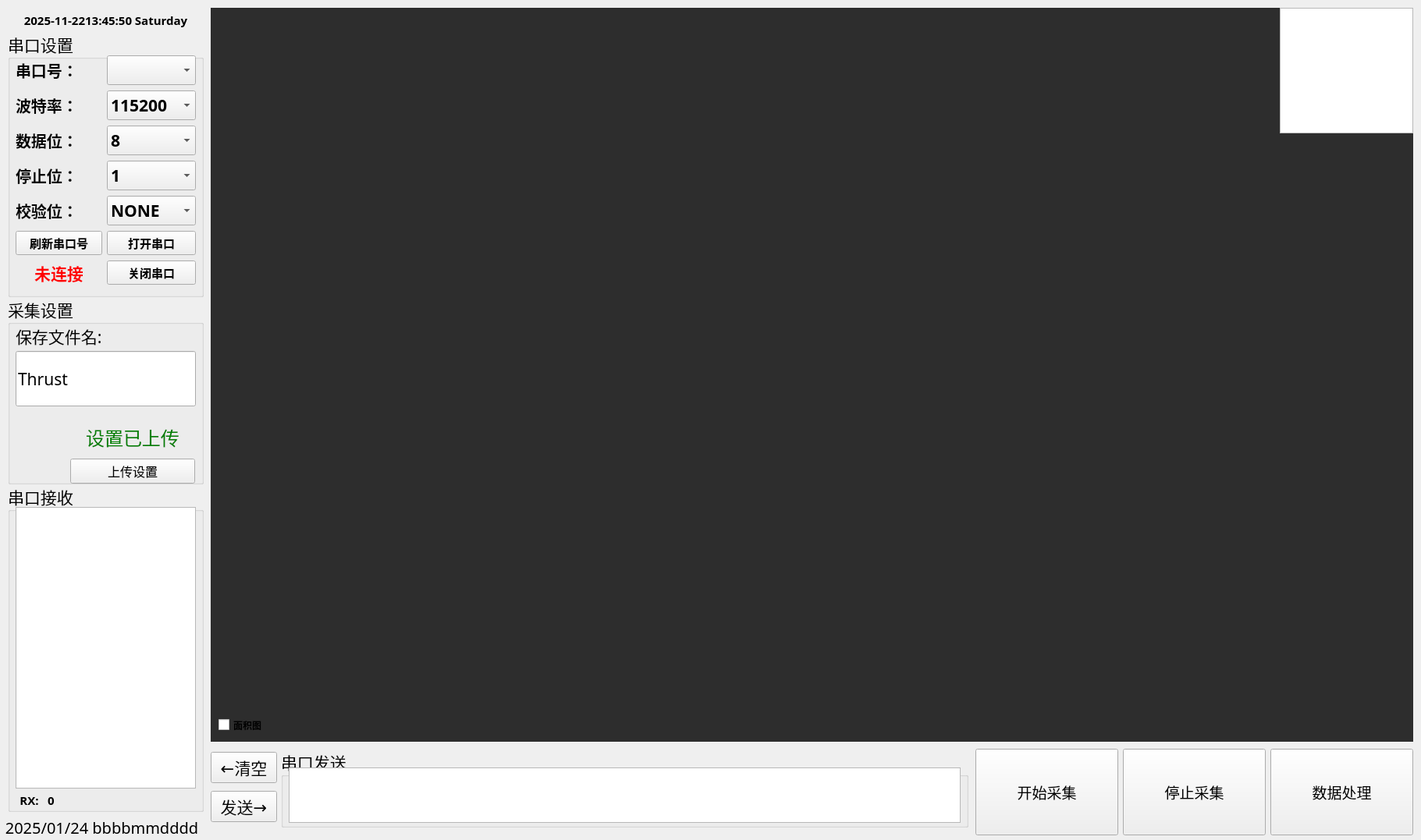
<?xml version="1.0" encoding="UTF-8"?>
<ui version="4.0">
 <class>Choose</class>
 <widget class="QWidget" name="Choose">
  <property name="geometry">
   <rect>
    <x>0</x>
    <y>0</y>
    <width>1821</width>
    <height>1077</height>
   </rect>
  </property>
  <property name="minimumSize">
   <size>
    <width>1821</width>
    <height>1077</height>
   </size>
  </property>
  <property name="maximumSize">
   <size>
    <width>1821</width>
    <height>1077</height>
   </size>
  </property>
  <property name="windowTitle">
   <string>Receive</string>
  </property>
  <property name="styleSheet">
   <string notr="true"/>
  </property>
  <widget class="QWidget" name="widget" native="true">
   <property name="geometry">
    <rect>
     <x>-10</x>
     <y>0</y>
     <width>1851</width>
     <height>1101</height>
    </rect>
   </property>
   <property name="minimumSize">
    <size>
     <width>1511</width>
     <height>1041</height>
    </size>
   </property>
   <property name="font">
    <font>
     <bold>true</bold>
    </font>
   </property>
   <property name="styleSheet">
    <string notr="true">QWidget#widget
{
	border-image: url(:/Welcom/screen.png);
}</string>
   </property>
   <widget class="QGroupBox" name="groupBox_serialsend">
    <property name="geometry">
     <rect>
      <x>370</x>
      <y>960</y>
      <width>881</width>
      <height>101</height>
     </rect>
    </property>
    <property name="font">
     <font>
      <family>Maple Mono NF CN</family>
      <pointsize>16</pointsize>
      <bold>false</bold>
     </font>
    </property>
    <property name="styleSheet">
     <string notr="true"/>
    </property>
    <property name="title">
     <string>串口发送</string>
    </property>
    <widget class="QTextEdit" name="textEdit_serialsend">
     <property name="geometry">
      <rect>
       <x>10</x>
       <y>24</y>
       <width>861</width>
       <height>71</height>
      </rect>
     </property>
     <property name="font">
      <font>
       <family>Share-TechMono</family>
       <pointsize>20</pointsize>
      </font>
     </property>
     <property name="styleSheet">
      <string notr="true"/>
     </property>
     <property name="html">
      <string>&lt;!DOCTYPE HTML PUBLIC &quot;-//W3C//DTD HTML 4.0//EN&quot; &quot;http://www.w3.org/TR/REC-html40/strict.dtd&quot;&gt;
&lt;html&gt;&lt;head&gt;&lt;meta name=&quot;qrichtext&quot; content=&quot;1&quot; /&gt;&lt;meta charset=&quot;utf-8&quot; /&gt;&lt;style type=&quot;text/css&quot;&gt;
p, li { white-space: pre-wrap; }
hr { height: 1px; border-width: 0; }
li.unchecked::marker { content: &quot;\2610&quot;; }
li.checked::marker { content: &quot;\2612&quot;; }
&lt;/style&gt;&lt;/head&gt;&lt;body style=&quot; font-family:'Share-TechMono'; font-size:20pt; font-weight:400; font-style:normal;&quot;&gt;
&lt;p style=&quot;-qt-paragraph-type:empty; margin-top:0px; margin-bottom:0px; margin-left:0px; margin-right:0px; -qt-block-indent:0; text-indent:0px;&quot;&gt;&lt;br /&gt;&lt;/p&gt;&lt;/body&gt;&lt;/html&gt;</string>
     </property>
    </widget>
   </widget>
   <widget class="QGroupBox" name="groupBox_serialreceive">
    <property name="geometry">
     <rect>
      <x>20</x>
      <y>620</y>
      <width>251</width>
      <height>421</height>
     </rect>
    </property>
    <property name="font">
     <font>
      <family>Maple Mono NF CN</family>
      <pointsize>16</pointsize>
      <bold>false</bold>
     </font>
    </property>
    <property name="styleSheet">
     <string notr="true"/>
    </property>
    <property name="title">
     <string>串口接收</string>
    </property>
    <widget class="QTextEdit" name="textEdit_serialreceive">
     <property name="geometry">
      <rect>
       <x>10</x>
       <y>30</y>
       <width>231</width>
       <height>361</height>
      </rect>
     </property>
     <property name="font">
      <font>
       <family>Share-TechMono</family>
       <pointsize>20</pointsize>
      </font>
     </property>
     <property name="html">
      <string>&lt;!DOCTYPE HTML PUBLIC &quot;-//W3C//DTD HTML 4.0//EN&quot; &quot;http://www.w3.org/TR/REC-html40/strict.dtd&quot;&gt;
&lt;html&gt;&lt;head&gt;&lt;meta name=&quot;qrichtext&quot; content=&quot;1&quot; /&gt;&lt;meta charset=&quot;utf-8&quot; /&gt;&lt;style type=&quot;text/css&quot;&gt;
p, li { white-space: pre-wrap; }
hr { height: 1px; border-width: 0; }
li.unchecked::marker { content: &quot;\2610&quot;; }
li.checked::marker { content: &quot;\2612&quot;; }
&lt;/style&gt;&lt;/head&gt;&lt;body style=&quot; font-family:'Share-TechMono'; font-size:20pt; font-weight:400; font-style:normal;&quot;&gt;
&lt;p style=&quot;-qt-paragraph-type:empty; margin-top:0px; margin-bottom:0px; margin-left:0px; margin-right:0px; -qt-block-indent:0; text-indent:0px;&quot;&gt;&lt;br /&gt;&lt;/p&gt;&lt;/body&gt;&lt;/html&gt;</string>
     </property>
    </widget>
    <widget class="QWidget" name="layoutWidget">
     <property name="geometry">
      <rect>
       <x>10</x>
       <y>390</y>
       <width>231</width>
       <height>31</height>
      </rect>
     </property>
     <layout class="QHBoxLayout" name="horizontalLayout">
      <item>
       <widget class="QLabel" name="label_rxNumber">
        <property name="maximumSize">
         <size>
          <width>35</width>
          <height>16777215</height>
         </size>
        </property>
        <property name="font">
         <font>
          <family>Maple Mono NF CN</family>
          <pointsize>11</pointsize>
          <bold>true</bold>
         </font>
        </property>
        <property name="text">
         <string>RX:</string>
        </property>
        <property name="alignment">
         <set>Qt::AlignmentFlag::AlignCenter</set>
        </property>
       </widget>
      </item>
      <item>
       <widget class="QLabel" name="label_number">
        <property name="font">
         <font>
          <family>Maple Mono NF CN</family>
          <pointsize>11</pointsize>
          <bold>true</bold>
         </font>
        </property>
        <property name="text">
         <string>0</string>
        </property>
        <property name="alignment">
         <set>Qt::AlignmentFlag::AlignLeading|Qt::AlignmentFlag::AlignLeft|Qt::AlignmentFlag::AlignVCenter</set>
        </property>
       </widget>
      </item>
     </layout>
    </widget>
   </widget>
   <widget class="QGroupBox" name="groupBox">
    <property name="geometry">
     <rect>
      <x>20</x>
      <y>380</y>
      <width>251</width>
      <height>241</height>
     </rect>
    </property>
    <property name="font">
     <font>
      <family>Maple Mono NF CN</family>
      <pointsize>16</pointsize>
      <bold>false</bold>
     </font>
    </property>
    <property name="cursor">
     <cursorShape>ArrowCursor</cursorShape>
    </property>
    <property name="styleSheet">
     <string notr="true"/>
    </property>
    <property name="title">
     <string>采集设置</string>
    </property>
    <widget class="QWidget" name="verticalLayoutWidget_2">
     <property name="geometry">
      <rect>
       <x>80</x>
       <y>160</y>
       <width>160</width>
       <height>80</height>
      </rect>
     </property>
     <layout class="QVBoxLayout" name="verticalLayout_2">
      <item>
       <widget class="QLabel" name="label_remember">
        <property name="font">
         <font>
          <family>Maple Mono NF CN</family>
          <pointsize>18</pointsize>
          <bold>false</bold>
          <kerning>false</kerning>
         </font>
        </property>
        <property name="styleSheet">
         <string notr="true">color:green;</string>
        </property>
        <property name="text">
         <string>设置已上传</string>
        </property>
        <property name="alignment">
         <set>Qt::AlignmentFlag::AlignCenter</set>
        </property>
       </widget>
      </item>
      <item>
       <widget class="QPushButton" name="pushButton_pushSetup">
        <property name="font">
         <font>
          <family>Maple Mono NF CN</family>
          <pointsize>12</pointsize>
          <bold>false</bold>
         </font>
        </property>
        <property name="styleSheet">
         <string notr="true"/>
        </property>
        <property name="text">
         <string>上传设置</string>
        </property>
       </widget>
      </item>
     </layout>
    </widget>
    <widget class="QLabel" name="label_m">
     <property name="geometry">
      <rect>
       <x>10</x>
       <y>20</y>
       <width>151</width>
       <height>61</height>
      </rect>
     </property>
     <property name="font">
      <font>
       <family>Maple Mono NF CN</family>
       <pointsize>16</pointsize>
       <bold>false</bold>
      </font>
     </property>
     <property name="styleSheet">
      <string notr="true">color:rgb(0, 0, 0);</string>
     </property>
     <property name="text">
      <string>保存文件名:</string>
     </property>
    </widget>
    <widget class="QLineEdit" name="lineEdit_m">
     <property name="geometry">
      <rect>
       <x>10</x>
       <y>70</y>
       <width>231</width>
       <height>71</height>
      </rect>
     </property>
     <property name="minimumSize">
      <size>
       <width>0</width>
       <height>61</height>
      </size>
     </property>
     <property name="font">
      <font>
       <family>Maple Mono NF CN</family>
       <pointsize>16</pointsize>
       <bold>false</bold>
      </font>
     </property>
     <property name="styleSheet">
      <string notr="true"/>
     </property>
     <property name="text">
      <string>Thrust</string>
     </property>
    </widget>
   </widget>
   <widget class="QGroupBox" name="groupBox_serial">
    <property name="geometry">
     <rect>
      <x>20</x>
      <y>40</y>
      <width>251</width>
      <height>341</height>
     </rect>
    </property>
    <property name="font">
     <font>
      <family>Maple Mono NF CN</family>
      <pointsize>16</pointsize>
      <bold>false</bold>
     </font>
    </property>
    <property name="autoFillBackground">
     <bool>false</bool>
    </property>
    <property name="styleSheet">
     <string notr="true"/>
    </property>
    <property name="title">
     <string>串口设置</string>
    </property>
    <widget class="QWidget" name="formLayoutWidget_2">
     <property name="geometry">
      <rect>
       <x>10</x>
       <y>30</y>
       <width>231</width>
       <height>301</height>
      </rect>
     </property>
     <layout class="QGridLayout" name="gridLayout_3">
      <item row="0" column="0">
       <widget class="QLabel" name="label_serialport_2">
        <property name="font">
         <font>
          <family>Maple Mono NF CN</family>
          <pointsize>15</pointsize>
          <italic>false</italic>
          <bold>true</bold>
          <underline>false</underline>
          <strikeout>false</strikeout>
         </font>
        </property>
        <property name="styleSheet">
         <string notr="true">color:black;</string>
        </property>
        <property name="text">
         <string>串口号：</string>
        </property>
       </widget>
      </item>
      <item row="0" column="1">
       <widget class="QComboBox" name="comboBox_serialport">
        <property name="font">
         <font>
          <family>Maple Mono NF CN</family>
          <bold>true</bold>
         </font>
        </property>
        <property name="styleSheet">
         <string notr="true"/>
        </property>
       </widget>
      </item>
      <item row="1" column="0">
       <widget class="QLabel" name="label_baudrate_2">
        <property name="font">
         <font>
          <family>Maple Mono NF CN</family>
          <pointsize>15</pointsize>
          <bold>true</bold>
         </font>
        </property>
        <property name="styleSheet">
         <string notr="true">color:black;</string>
        </property>
        <property name="text">
         <string>波特率：</string>
        </property>
       </widget>
      </item>
      <item row="1" column="1">
       <widget class="QComboBox" name="comboBox_baudrate">
        <property name="font">
         <font>
          <family>Maple Mono NF CN</family>
          <bold>true</bold>
         </font>
        </property>
        <property name="styleSheet">
         <string notr="true"/>
        </property>
        <item>
         <property name="text">
          <string>115200</string>
         </property>
        </item>
        <item>
         <property name="text">
          <string>57600</string>
         </property>
        </item>
        <item>
         <property name="text">
          <string>38400</string>
         </property>
        </item>
        <item>
         <property name="text">
          <string>19200</string>
         </property>
        </item>
        <item>
         <property name="text">
          <string>9600</string>
         </property>
        </item>
        <item>
         <property name="text">
          <string>2400</string>
         </property>
        </item>
       </widget>
      </item>
      <item row="2" column="0">
       <widget class="QLabel" name="label_databits_2">
        <property name="font">
         <font>
          <family>Maple Mono NF CN</family>
          <pointsize>15</pointsize>
          <bold>true</bold>
         </font>
        </property>
        <property name="styleSheet">
         <string notr="true">color:black;</string>
        </property>
        <property name="text">
         <string>数据位：</string>
        </property>
       </widget>
      </item>
      <item row="2" column="1">
       <widget class="QComboBox" name="comboBox_databits">
        <property name="font">
         <font>
          <family>Maple Mono NF CN</family>
          <bold>true</bold>
         </font>
        </property>
        <property name="styleSheet">
         <string notr="true"/>
        </property>
        <item>
         <property name="text">
          <string>8</string>
         </property>
        </item>
        <item>
         <property name="text">
          <string>7</string>
         </property>
        </item>
        <item>
         <property name="text">
          <string>6</string>
         </property>
        </item>
        <item>
         <property name="text">
          <string>5</string>
         </property>
        </item>
       </widget>
      </item>
      <item row="3" column="0">
       <widget class="QLabel" name="label_stopbits_2">
        <property name="font">
         <font>
          <family>Maple Mono NF CN</family>
          <pointsize>15</pointsize>
          <bold>true</bold>
         </font>
        </property>
        <property name="styleSheet">
         <string notr="true">color:black;</string>
        </property>
        <property name="text">
         <string>停止位：</string>
        </property>
       </widget>
      </item>
      <item row="3" column="1">
       <widget class="QComboBox" name="comboBox_stopbits">
        <property name="font">
         <font>
          <family>Maple Mono NF CN</family>
          <bold>true</bold>
         </font>
        </property>
        <property name="styleSheet">
         <string notr="true"/>
        </property>
        <item>
         <property name="text">
          <string>1</string>
         </property>
        </item>
        <item>
         <property name="text">
          <string>1.5</string>
         </property>
        </item>
        <item>
         <property name="text">
          <string>2</string>
         </property>
        </item>
       </widget>
      </item>
      <item row="4" column="0">
       <widget class="QLabel" name="label_parity_2">
        <property name="font">
         <font>
          <family>Maple Mono NF CN</family>
          <pointsize>15</pointsize>
          <bold>true</bold>
         </font>
        </property>
        <property name="styleSheet">
         <string notr="true">color:black;</string>
        </property>
        <property name="text">
         <string>校验位：</string>
        </property>
       </widget>
      </item>
      <item row="4" column="1">
       <widget class="QComboBox" name="comboBox_parity">
        <property name="font">
         <font>
          <family>Maple Mono NF CN</family>
          <bold>true</bold>
         </font>
        </property>
        <property name="styleSheet">
         <string notr="true"/>
        </property>
        <item>
         <property name="text">
          <string>NONE</string>
         </property>
        </item>
        <item>
         <property name="text">
          <string>ODD</string>
         </property>
        </item>
        <item>
         <property name="text">
          <string>EVEN</string>
         </property>
        </item>
        <item>
         <property name="text">
          <string>MARK</string>
         </property>
        </item>
        <item>
         <property name="text">
          <string>SPACE</string>
         </property>
        </item>
       </widget>
      </item>
      <item row="5" column="0">
       <widget class="QPushButton" name="pushButton_serialRest">
        <property name="font">
         <font>
          <family>Maple Mono NF CN</family>
          <pointsize>11</pointsize>
          <bold>true</bold>
         </font>
        </property>
        <property name="styleSheet">
         <string notr="true"/>
        </property>
        <property name="text">
         <string>刷新串口号</string>
        </property>
       </widget>
      </item>
      <item row="5" column="1">
       <widget class="QPushButton" name="pushButton_openport">
        <property name="font">
         <font>
          <family>Maple Mono NF CN</family>
          <pointsize>11</pointsize>
          <bold>true</bold>
         </font>
        </property>
        <property name="styleSheet">
         <string notr="true"/>
        </property>
        <property name="text">
         <string>打开串口</string>
        </property>
       </widget>
      </item>
      <item row="6" column="1">
       <widget class="QPushButton" name="pushButton_closeport">
        <property name="font">
         <font>
          <family>Maple Mono NF CN</family>
          <pointsize>11</pointsize>
          <bold>true</bold>
         </font>
        </property>
        <property name="styleSheet">
         <string notr="true"/>
        </property>
        <property name="text">
         <string>关闭串口</string>
        </property>
       </widget>
      </item>
      <item row="6" column="0">
       <widget class="QLabel" name="label_serialConnection">
        <property name="font">
         <font>
          <family>Maple Mono NF CN</family>
          <pointsize>16</pointsize>
          <bold>true</bold>
         </font>
        </property>
        <property name="styleSheet">
         <string notr="true">color:red;</string>
        </property>
        <property name="text">
         <string>未连接</string>
        </property>
        <property name="alignment">
         <set>Qt::AlignmentFlag::AlignCenter</set>
        </property>
       </widget>
      </item>
     </layout>
    </widget>
   </widget>
   <widget class="QChartView" name="chartView" native="true">
    <property name="geometry">
     <rect>
      <x>280</x>
      <y>10</y>
      <width>1541</width>
      <height>941</height>
     </rect>
    </property>
    <property name="font">
     <font>
      <family>Maple Mono NF CN</family>
      <bold>true</bold>
     </font>
    </property>
    <property name="styleSheet">
     <string notr="true">QWidget#chartView
{
	background-color:rgb(45,45,45);
}</string>
    </property>
    <widget class="QCheckBox" name="checkBox">
     <property name="geometry">
      <rect>
       <x>10</x>
       <y>910</y>
       <width>83</width>
       <height>19</height>
      </rect>
     </property>
     <property name="text">
      <string>面积图</string>
     </property>
     <property name="checked">
      <bool>false</bool>
     </property>
     <property name="autoRepeat">
      <bool>false</bool>
     </property>
     <property name="autoExclusive">
      <bool>false</bool>
     </property>
     <property name="tristate">
      <bool>false</bool>
     </property>
    </widget>
    <widget class="QGraphicsView" name="graphicsView">
     <property name="geometry">
      <rect>
       <x>1370</x>
       <y>0</y>
       <width>171</width>
       <height>161</height>
      </rect>
     </property>
     <property name="styleSheet">
      <string notr="true">border-image: url(:/Welcom/hair.png);</string>
     </property>
    </widget>
    <zorder>graphicsView</zorder>
    <zorder>checkBox</zorder>
   </widget>
   <widget class="QWidget" name="verticalLayoutWidget">
    <property name="geometry">
     <rect>
      <x>280</x>
      <y>960</y>
      <width>85</width>
      <height>100</height>
     </rect>
    </property>
    <layout class="QVBoxLayout" name="verticalLayout">
     <item>
      <widget class="QPushButton" name="pushButton_clearserialreceive">
       <property name="font">
        <font>
         <family>Maple Mono NF CN</family>
         <pointsize>16</pointsize>
         <bold>false</bold>
        </font>
       </property>
       <property name="styleSheet">
        <string notr="true"/>
       </property>
       <property name="text">
        <string>←清空</string>
       </property>
      </widget>
     </item>
     <item>
      <widget class="QPushButton" name="pushButton_serialsend">
       <property name="font">
        <font>
         <family>Maple Mono NF CN</family>
         <pointsize>16</pointsize>
         <bold>false</bold>
        </font>
       </property>
       <property name="styleSheet">
        <string notr="true"/>
       </property>
       <property name="text">
        <string>发送→</string>
       </property>
      </widget>
     </item>
    </layout>
   </widget>
   <widget class="QLabel" name="label_date">
    <property name="geometry">
     <rect>
      <x>10</x>
      <y>10</y>
      <width>271</width>
      <height>31</height>
     </rect>
    </property>
    <property name="font">
     <font>
      <family>Maple Mono NF CN</family>
      <pointsize>11</pointsize>
      <bold>true</bold>
     </font>
    </property>
    <property name="text">
     <string>2025-11-2213:45:50 Saturday</string>
    </property>
    <property name="alignment">
     <set>Qt::AlignmentFlag::AlignCenter</set>
    </property>
   </widget>
   <widget class="QWidget" name="layoutWidget">
    <property name="geometry">
     <rect>
      <x>1260</x>
      <y>960</y>
      <width>561</width>
      <height>111</height>
     </rect>
    </property>
    <layout class="QHBoxLayout" name="horizontalLayout_2">
     <item>
      <widget class="QPushButton" name="pushButton_DataOpen">
       <property name="sizePolicy">
        <sizepolicy hsizetype="Minimum" vsizetype="Minimum">
         <horstretch>0</horstretch>
         <verstretch>0</verstretch>
        </sizepolicy>
       </property>
       <property name="font">
        <font>
         <family>Maple Mono NF CN</family>
         <pointsize>14</pointsize>
         <bold>false</bold>
        </font>
       </property>
       <property name="styleSheet">
        <string notr="true"/>
       </property>
       <property name="text">
        <string>开始采集</string>
       </property>
      </widget>
     </item>
     <item>
      <widget class="QPushButton" name="pushButton_DataClose">
       <property name="sizePolicy">
        <sizepolicy hsizetype="Minimum" vsizetype="Minimum">
         <horstretch>0</horstretch>
         <verstretch>0</verstretch>
        </sizepolicy>
       </property>
       <property name="font">
        <font>
         <family>Maple Mono NF CN</family>
         <pointsize>14</pointsize>
         <bold>false</bold>
        </font>
       </property>
       <property name="styleSheet">
        <string notr="true"/>
       </property>
       <property name="text">
        <string>停止采集</string>
       </property>
      </widget>
     </item>
     <item>
      <widget class="QPushButton" name="pushButton_DataTest">
       <property name="sizePolicy">
        <sizepolicy hsizetype="Minimum" vsizetype="Minimum">
         <horstretch>0</horstretch>
         <verstretch>0</verstretch>
        </sizepolicy>
       </property>
       <property name="font">
        <font>
         <family>Maple Mono NF CN</family>
         <pointsize>14</pointsize>
         <bold>false</bold>
        </font>
       </property>
       <property name="styleSheet">
        <string notr="true"/>
       </property>
       <property name="text">
        <string>数据处理</string>
       </property>
      </widget>
     </item>
    </layout>
   </widget>
   <widget class="QLabel" name="label_date_3">
    <property name="geometry">
     <rect>
      <x>0</x>
      <y>1040</y>
      <width>281</width>
      <height>41</height>
     </rect>
    </property>
    <property name="font">
     <font>
      <family>Share-TechMono</family>
      <pointsize>15</pointsize>
      <bold>false</bold>
     </font>
    </property>
    <property name="text">
     <string>2025/01/24 bbbbmmdddd</string>
    </property>
    <property name="alignment">
     <set>Qt::AlignmentFlag::AlignCenter</set>
    </property>
   </widget>
  </widget>
 </widget>
 <customwidgets>
  <customwidget>
   <class>QChartView</class>
   <extends>QWidget</extends>
   <header>qchartview.h</header>
   <container>1</container>
  </customwidget>
 </customwidgets>
 <resources>
  <include location="Welcom.qrc"/>
 </resources>
 <connections>
  <connection>
   <sender>pushButton_DataTest</sender>
   <signal>clicked()</signal>
   <receiver>Choose</receiver>
   <slot>pushButton_DataTest()</slot>
   <hints>
    <hint type="sourcelabel">
     <x>1628</x>
     <y>961</y>
    </hint>
    <hint type="destinationlabel">
     <x>1586</x>
     <y>530</y>
    </hint>
   </hints>
  </connection>
  <connection>
   <sender>pushButton_serialsend</sender>
   <signal>clicked()</signal>
   <receiver>Choose</receiver>
   <slot>serialSend()</slot>
   <hints>
    <hint type="sourcelabel">
     <x>316</x>
     <y>1038</y>
    </hint>
    <hint type="destinationlabel">
     <x>291</x>
     <y>1214</y>
    </hint>
   </hints>
  </connection>
  <connection>
   <sender>pushButton_serialRest</sender>
   <signal>clicked()</signal>
   <receiver>Choose</receiver>
   <slot>serialRest()</slot>
   <hints>
    <hint type="sourcelabel">
     <x>94</x>
     <y>312</y>
    </hint>
    <hint type="destinationlabel">
     <x>-214</x>
     <y>265</y>
    </hint>
   </hints>
  </connection>
  <connection>
   <sender>pushButton_pushSetup</sender>
   <signal>clicked()</signal>
   <receiver>Choose</receiver>
   <slot>pushSetup()</slot>
   <hints>
    <hint type="sourcelabel">
     <x>184</x>
     <y>618</y>
    </hint>
    <hint type="destinationlabel">
     <x>-190</x>
     <y>597</y>
    </hint>
   </hints>
  </connection>
  <connection>
   <sender>pushButton_openport</sender>
   <signal>clicked()</signal>
   <receiver>Choose</receiver>
   <slot>openSerial()</slot>
   <hints>
    <hint type="sourcelabel">
     <x>249</x>
     <y>312</y>
    </hint>
    <hint type="destinationlabel">
     <x>-30</x>
     <y>292</y>
    </hint>
   </hints>
  </connection>
  <connection>
   <sender>pushButton_closeport</sender>
   <signal>clicked()</signal>
   <receiver>Choose</receiver>
   <slot>closeSerial()</slot>
   <hints>
    <hint type="sourcelabel">
     <x>249</x>
     <y>355</y>
    </hint>
    <hint type="destinationlabel">
     <x>-42</x>
     <y>338</y>
    </hint>
   </hints>
  </connection>
  <connection>
   <sender>pushButton_clearserialreceive</sender>
   <signal>clicked()</signal>
   <receiver>Choose</receiver>
   <slot>clearSerialReceive()</slot>
   <hints>
    <hint type="sourcelabel">
     <x>336</x>
     <y>977</y>
    </hint>
    <hint type="destinationlabel">
     <x>335</x>
     <y>1128</y>
    </hint>
   </hints>
  </connection>
  <connection>
   <sender>lineEdit_m</sender>
   <signal>textChanged(QString)</signal>
   <receiver>Choose</receiver>
   <slot>labelRest()</slot>
   <hints>
    <hint type="sourcelabel">
     <x>150</x>
     <y>472</y>
    </hint>
    <hint type="destinationlabel">
     <x>-194</x>
     <y>473</y>
    </hint>
   </hints>
  </connection>
  <connection>
   <sender>pushButton_DataOpen</sender>
   <signal>clicked()</signal>
   <receiver>Choose</receiver>
   <slot>dataOpen()</slot>
   <hints>
    <hint type="sourcelabel">
     <x>1339</x>
     <y>1004</y>
    </hint>
    <hint type="destinationlabel">
     <x>1056</x>
     <y>1144</y>
    </hint>
   </hints>
  </connection>
  <connection>
   <sender>pushButton_DataClose</sender>
   <signal>clicked()</signal>
   <receiver>Choose</receiver>
   <slot>dataClose()</slot>
   <hints>
    <hint type="sourcelabel">
     <x>1560</x>
     <y>1011</y>
    </hint>
    <hint type="destinationlabel">
     <x>1589</x>
     <y>1183</y>
    </hint>
   </hints>
  </connection>
  <connection>
   <sender>checkBox</sender>
   <signal>clicked()</signal>
   <receiver>Choose</receiver>
   <slot>area_on_off()</slot>
   <hints>
    <hint type="sourcelabel">
     <x>287</x>
     <y>929</y>
    </hint>
    <hint type="destinationlabel">
     <x>291</x>
     <y>1081</y>
    </hint>
   </hints>
  </connection>
 </connections>
 <slots>
  <slot>pushButton_DataTest()</slot>
  <slot>serialSend()</slot>
  <slot>serialRest()</slot>
  <slot>pushSetup()</slot>
  <slot>openSerial()</slot>
  <slot>closeSerial()</slot>
  <slot>clearSerialReceive()</slot>
  <slot>labelRest()</slot>
  <slot>dataOpen()</slot>
  <slot>dataClose()</slot>
  <slot>area_on_off()</slot>
 </slots>
</ui>
